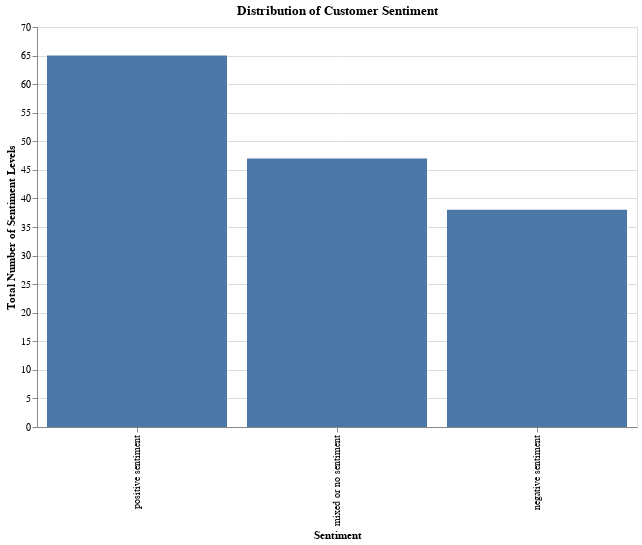
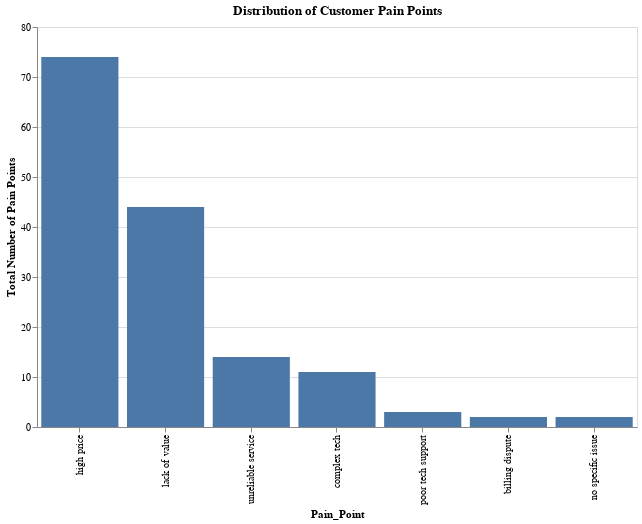
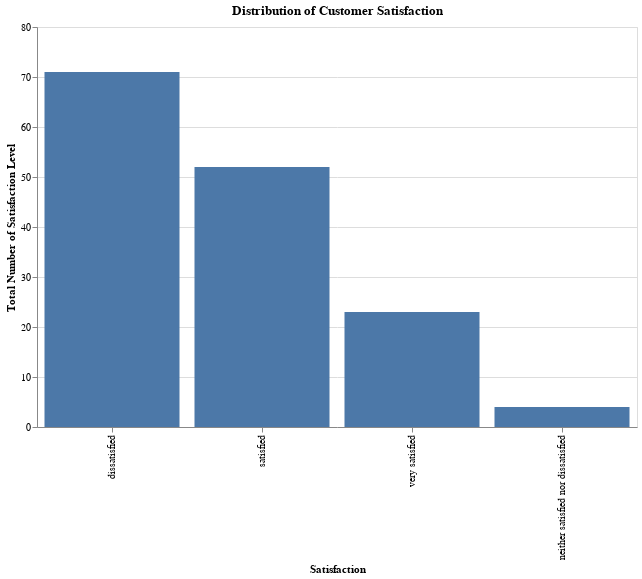
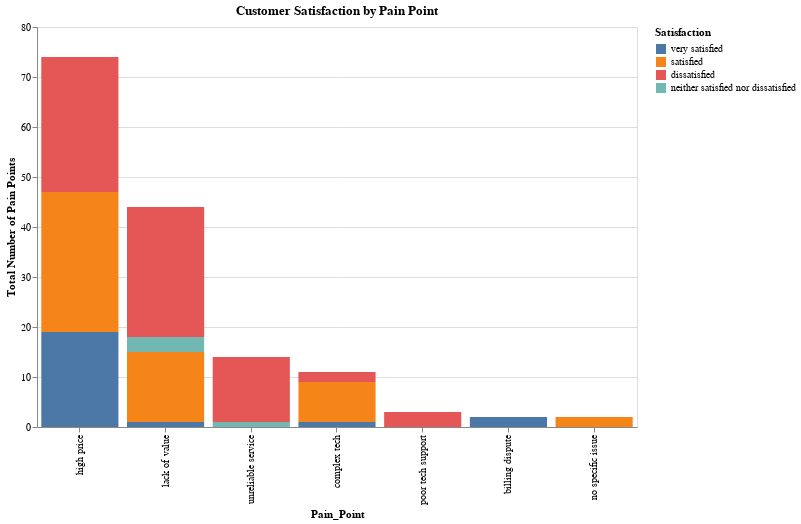

Write notebook code for charts like these, in order.
### Markdown cell above
## For visualization purpose only, it should run individually  for each approach

### Code cell
import altair as alt

# ---8. Analyze the narratives with sentiment, satisfaction and pain points

# Create a copy for plotting
df_plot = df_final.copy()

# define y-axis
y_padding = 70

# Map OriginalChurnStatus to readable labels for plotting
df_plot['ChurnStatus_Label'] = df_plot['OriginalChurnStatus'].map({
    0: 'Not Churned',
    1: 'Churned'
})

# --- 8.1. Distribution Charts ---
print("Generating distribution charts...")

# Chart 1: Distribution of Customer Sentiment
chart_sentiment = alt.Chart(df_plot).mark_bar().encode(
    x=alt.X('Sentiment', sort='-y'),
    y=alt.Y('count()', title='Total Number of Sentiment Levels',
            scale=alt.Scale(domain=(0, y_padding))),
    tooltip=['Sentiment', 'count()']
).properties(
    title='Distribution of Customer Sentiment',
    width=600,
    height=400
).interactive()
chart_sentiment.display()

# Chart 2: Distribution of Customer Pain Points
chart_pain_point = alt.Chart(df_plot).mark_bar().encode(
    x=alt.X('Pain_Point', sort='-y'),
    y=alt.Y('count()', title='Total Number of Pain Points'),
    tooltip=['Pain_Point', 'count()']
).properties(
    title='Distribution of Customer Pain Points',
    width=600,
    height=400
).interactive()
chart_pain_point.display()

# Chart 3: Distribution of Customer Satisfaction
chart_satisfaction = alt.Chart(df_plot).mark_bar().encode(
    x=alt.X('Satisfaction', sort='-y'),
    y=alt.Y('count()', title='Total Number of Satisfaction Level'),
    tooltip=['Satisfaction', 'count()']
   ).properties(
    title='Distribution of Customer Satisfaction',
    width=600,
    height=400
).interactive()
chart_satisfaction.display()

# --- 8.2. Relationship Charts ---
print("Generating relationship charts...")

# Chart 4: Customer Satisfaction by Pain Point
chart_pain_satisfaction = alt.Chart(df_plot).mark_bar().encode(
    x=alt.X('Pain_Point', sort='-y'),
    y=alt.Y('count()', title='Total Number of Pain Points'),
    color=alt.Color('Satisfaction', sort=['very satisfied', 'satisfied', 'neutral', 'dissatisfied', 'very dissatisfied']), # Define explicit sort order
    tooltip=['Pain_Point', 'Satisfaction', 'count()']
).properties(
    title='Customer Satisfaction by Pain Point',
    width=600,
    height=400
).interactive()
chart_pain_satisfaction.display()

# Chart 5: Customer Churn by Pain Point
chart_pain_churn = alt.Chart(df_plot).mark_bar().encode(
    x=alt.X('Pain_Point', sort='-y'),
    y=alt.Y('count()', title='Total Number of Pain Points'),
    color='ChurnStatus_Label',
    tooltip=['Pain_Point', 'ChurnStatus_Label', 'count()']
).properties(
    title='Customer Churn by Pain Point',
    width=600,
    height=400
).interactive()
chart_pain_churn.display()

# Chart 6: Customer Satisfaction by Sentiment
chart_sentiment_satisfaction = alt.Chart(df_plot).mark_bar().encode(
    x=alt.X('Sentiment', sort='-y'),  #
    y=alt.Y('count()', title='The total number of Sentiment Levels',
            scale=alt.Scale(domain=(0, y_padding))),
    color=alt.Color('Satisfaction', sort=['very satisfied', 'satisfied', 'neutral', 'dissatisfied', 'very dissatisfied']), # Define explicit sort order
    tooltip=['Sentiment', 'Satisfaction', 'count()']
).properties(
    title='Customer Satisfaction by Sentiment',
    width=600,
    height=400
).interactive()
chart_sentiment_satisfaction.display()

# Chart 7: Customer Churn By Sentiment
chart_sentiment_churn = alt.Chart(df_plot).mark_bar().encode(
    x=alt.X('Sentiment', sort='-y'),
    y=alt.Y('count()', title='The total number of Sentiment Levels',
            scale=alt.Scale(domain=(0, y_padding))),
    color='ChurnStatus_Label',  # Use the mapped label
    tooltip=['Sentiment', 'ChurnStatus_Label', 'count()']
).properties(
    title='Customer Churn By Sentiment',
    width=600,
    height=400
).interactive()
chart_sentiment_churn.display()

# Chart 8: A heatmap of churn rate by pain points and satisfaction
print("\n Generating heatmap of churn rate by pain points and satisfaction...")

# Group by Pain_Point and Satisfaction, get total size of each group, get total churned
df_agg = df_final.groupby(['Pain_Point', 'Satisfaction']).agg(
    Total_Customers=('CustomerID', 'size'),
    Churned_Customers=('OriginalChurnStatus', 'sum')
).reset_index()

# Calculate Churn Rate percentage
df_agg['Churn_Rate_Percent'] = (df_agg['Churned_Customers'] / df_agg['Total_Customers']) * 100

# Format a text label for the chart and use'.0f' to show whole numbers
df_agg['Churn_Rate_Label'] = df_agg['Churn_Rate_Percent'].apply(lambda x: f'{x:.0f}%')

print("Aggregation complete. Data to plot:")
print(df_agg.to_markdown(index=False, numalign="left", stralign="left"))

# The base chart, using our aggregated data
base = alt.Chart(df_agg).encode(
    # X-axis for Satisfaction
    x=alt.X('Satisfaction',
            title='Customer Satisfaction',
            axis=alt.Axis(labelAngle=0)),

    # Y-axis for Pain Point
    y=alt.Y('Pain_Point', title='Customer Pain Point'),

    # Tooltip to show details on hover
    tooltip=[
        alt.Tooltip('Pain_Point', title='Pain Point'),
        'Satisfaction',
        'Total_Customers',
        'Churned_Customers',
        alt.Tooltip('Churn_Rate_Percent', title='Churn Rate', format='.0f')
    ]
).properties(
        title='Heatmap of Churn Rate by Pain Point and Satisfaction',
        width=600,
        height=400
)


# The heatmap layer (the colored rectangles)
heatmap = base.mark_rect().encode(
    # Color is based on the churn rate
    color=alt.Color('Churn_Rate_Percent',
                    title='Churn Rate (%)',
                    # We set a domain of 0-100 so 100% is always the "hottest"
                    # 'heatmap' is a good perceptually uniform color scale
                    scale=alt.Scale(range='heatmap', domain=[0, 100]),
                    legend=alt.Legend(direction='vertical')
                    )
)

# The text layer to show the percentage on each block
text = base.mark_text(baseline='middle').encode(
    text=alt.Text('Churn_Rate_Label'),

    # If the churn rate is over 50 (darker color), use white text
    # Otherwise (lighter color), use black text for readability
    color=alt.condition(
        alt.datum.Churn_Rate_Percent > 50,
        alt.value('white'),
        alt.value('black')
    )
)

# Combine the heatmap and text layers
final_chart = (heatmap + text).properties(
    title='Heatmap of Churn Rate by Pain Point and Satisfaction'
).interactive()
final_chart.display()

### Figure 1 — Vega-Lite specification as saved in the notebook (floating-point values rounded to 4 significant figures; data arrays with more than 128 entries replaced by an {"elided": "..."} marker saying what was removed)
{"config": {"view": {"continuousWidth": 300, "continuousHeight": 300}}, "data": {"name": "data-60435742d7d4901b03841d2fc3974253"}, "mark": {"type": "bar"}, "encoding": {"tooltip": [{"field": "Sentiment", "type": "nominal"}, {"aggregate": "count", "type": "quantitative"}], "x": {"field": "Sentiment", "sort": "-y", "type": "nominal"}, "y": {"aggregate": "count", "scale": {"domain": [0, 70]}, "title": "Total Number of Sentiment Levels", "type": "quantitative"}}, "height": 400, "params": [{"name": "param_73", "select": {"type": "interval", "encodings": ["x", "y"]}, "bind": "scales"}], "title": "Distribution of Customer Sentiment", "width": 600, "$schema": "https://vega.github.io/schema/vega-lite/v5.20.1.json", "datasets": {"data-60435742d7d4901b03841d2fc3974253": {"elided": "150 records"}}}

### Figure 2 — Vega-Lite specification as saved in the notebook (floating-point values rounded to 4 significant figures; data arrays with more than 128 entries replaced by an {"elided": "..."} marker saying what was removed)
{"config": {"view": {"continuousWidth": 300, "continuousHeight": 300}}, "data": {"name": "data-60435742d7d4901b03841d2fc3974253"}, "mark": {"type": "bar"}, "encoding": {"tooltip": [{"field": "Pain_Point", "type": "nominal"}, {"aggregate": "count", "type": "quantitative"}], "x": {"field": "Pain_Point", "sort": "-y", "type": "nominal"}, "y": {"aggregate": "count", "title": "Total Number of Pain Points", "type": "quantitative"}}, "height": 400, "params": [{"name": "param_74", "select": {"type": "interval", "encodings": ["x", "y"]}, "bind": "scales"}], "title": "Distribution of Customer Pain Points", "width": 600, "$schema": "https://vega.github.io/schema/vega-lite/v5.20.1.json", "datasets": {"data-60435742d7d4901b03841d2fc3974253": {"elided": "150 records"}}}

### Figure 3 — Vega-Lite specification as saved in the notebook (floating-point values rounded to 4 significant figures; data arrays with more than 128 entries replaced by an {"elided": "..."} marker saying what was removed)
{"config": {"view": {"continuousWidth": 300, "continuousHeight": 300}}, "data": {"name": "data-60435742d7d4901b03841d2fc3974253"}, "mark": {"type": "bar"}, "encoding": {"tooltip": [{"field": "Satisfaction", "type": "nominal"}, {"aggregate": "count", "type": "quantitative"}], "x": {"field": "Satisfaction", "sort": "-y", "type": "nominal"}, "y": {"aggregate": "count", "title": "Total Number of Satisfaction Level", "type": "quantitative"}}, "height": 400, "params": [{"name": "param_75", "select": {"type": "interval", "encodings": ["x", "y"]}, "bind": "scales"}], "title": "Distribution of Customer Satisfaction", "width": 600, "$schema": "https://vega.github.io/schema/vega-lite/v5.20.1.json", "datasets": {"data-60435742d7d4901b03841d2fc3974253": {"elided": "150 records"}}}

### Figure 4 — Vega-Lite specification as saved in the notebook (floating-point values rounded to 4 significant figures; data arrays with more than 128 entries replaced by an {"elided": "..."} marker saying what was removed)
{"config": {"view": {"continuousWidth": 300, "continuousHeight": 300}}, "data": {"name": "data-60435742d7d4901b03841d2fc3974253"}, "mark": {"type": "bar"}, "encoding": {"color": {"field": "Satisfaction", "sort": ["very satisfied", "satisfied", "neutral", "dissatisfied", "very dissatisfied"], "type": "nominal"}, "tooltip": [{"field": "Pain_Point", "type": "nominal"}, {"field": "Satisfaction", "type": "nominal"}, {"aggregate": "count", "type": "quantitative"}], "x": {"field": "Pain_Point", "sort": "-y", "type": "nominal"}, "y": {"aggregate": "count", "title": "Total Number of Pain Points", "type": "quantitative"}}, "height": 400, "params": [{"name": "param_76", "select": {"type": "interval", "encodings": ["x", "y"]}, "bind": "scales"}], "title": "Customer Satisfaction by Pain Point", "width": 600, "$schema": "https://vega.github.io/schema/vega-lite/v5.20.1.json", "datasets": {"data-60435742d7d4901b03841d2fc3974253": {"elided": "150 records"}}}
